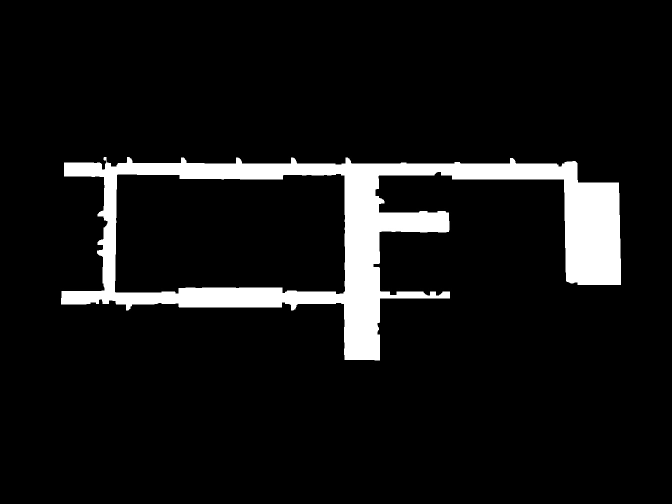
#> input picture map_deal/script/mapRecognition/pic/map_corridor.jpg, 1344 x 1008 px, found by its file name (shown at 1/2 size)
$ python human_map_expand.py   (Python 2 division)
#> lines starting #> are read from the running program, lines starting #| are printed output that depends on the picture; after the words box and inside, x2 and y2 are one past the last pixel; in counts of white or black regions, pixels touching at a corner belong together
#> in main, picin is the input picture: shape (1008, 1344); min 0, max 255, mean 20.3
#coding:utf-8
from ClassModule import *

def picExpand(matIn):
    size = (2000, 2000)
    matOut = zeros(size)

    # ========================================================================================================
    # 模块说明:
    #       由于OpenCv中,imread()函数读进来的图片,其本质上就是一个三维的数组,这个NumPy中的三维数组是一致的,所以设置图片的
    #   ROI区域的问题,就转换成数组的切片问题,在Python中,数组就是一个列表序列,所以使用列表的切片就可以完成ROI区域的设置
    # ========================================================================================================
    img_roi_height = matIn.shape[0]  # [2]设置ROI区域的高度
#> img_roi_height = 1008
    img_roi_width = matIn.shape[1]  # [3]设置ROI区域的宽度
#> img_roi_width = 1344
    img_roi_y = size[1]/2 - img_roi_height/2  # [1]设置ROI区域的左上角的起点
#> img_roi_y = 496
    img_roi_x = size[0]/2 - img_roi_width/2
#> img_roi_x = 328


    matOut[img_roi_y:(img_roi_y + img_roi_height), img_roi_x:(img_roi_x + img_roi_width)] = matIn
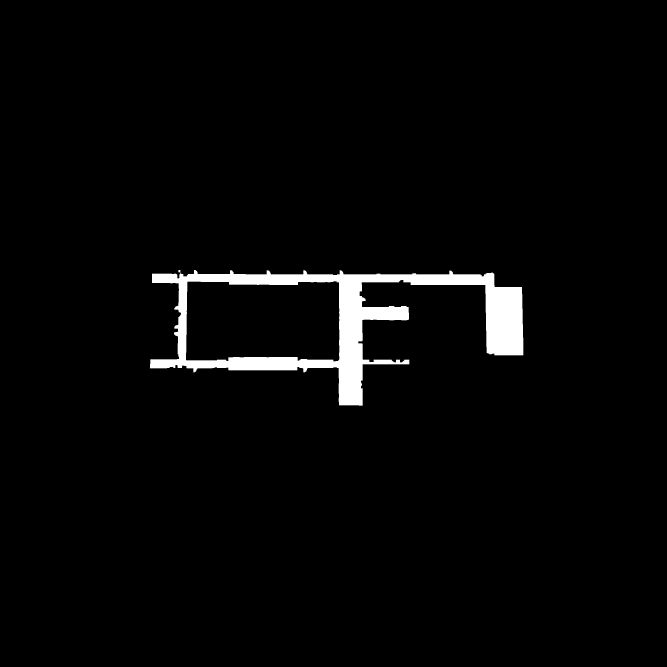
#> matOut: shape (2000, 2000) float64 (shown at 1/3 size); min 0, max 255, mean 6.9

    cv2.namedWindow("[ROI_Img_DEALT]", cv2.WINDOW_AUTOSIZE)
    cv2.imshow("[ROI_Img_DEALT]", matOut)
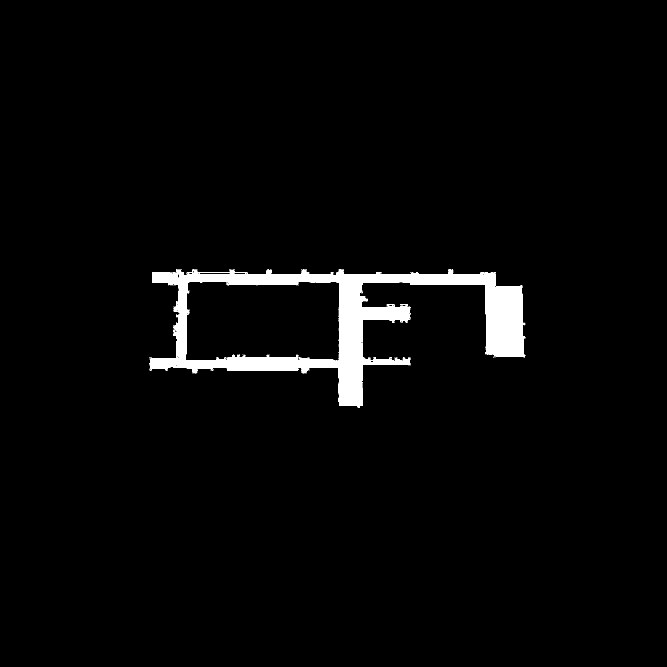
#> window '[ROI_Img_DEALT]': shape (2000, 2000) (shown at 1/3 size); 2.8% white; 191 white regions (188 under 20 px), largest, box (x1, y1, x2, y2) and area: (448, 808, 1576, 1224) 110831, (1486, 1069, 1571, 1072) 88, (456, 818, 512, 819) 56
    cv2.imwrite("/home/lzw/catkin_ws/src/map_deal/script/mapRecognition/pic/map_corridor_expand.jpg", matOut)
    cv2.waitKey(0)
    cv2.destroyWindow("[ROI_Img_DEALT]")  # [5]python中,创建的窗口,需要手动的销毁

def main():

    picin = cv2.imread("/home/lzw/catkin_ws/src/map_deal/script/mapRecognition/pic/map_corridor.jpg",
                       cv2.IMREAD_GRAYSCALE)

    cv2.namedWindow("picIn", cv2.WINDOW_NORMAL)
    cv2.imshow("picIn", picin)
    cv2.waitKey()

    picExpand(picin)


    print("over")

main()
